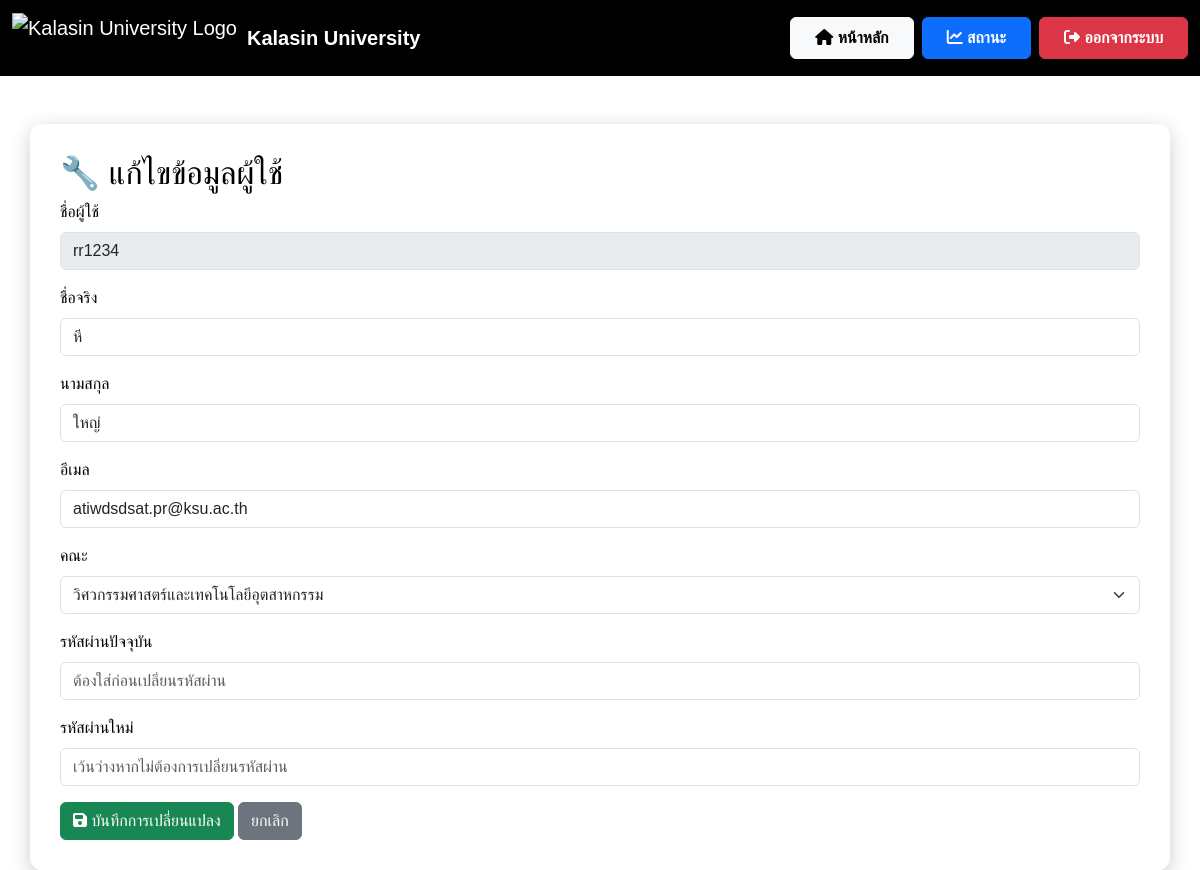
Before: /users/1/edit with the older database file.
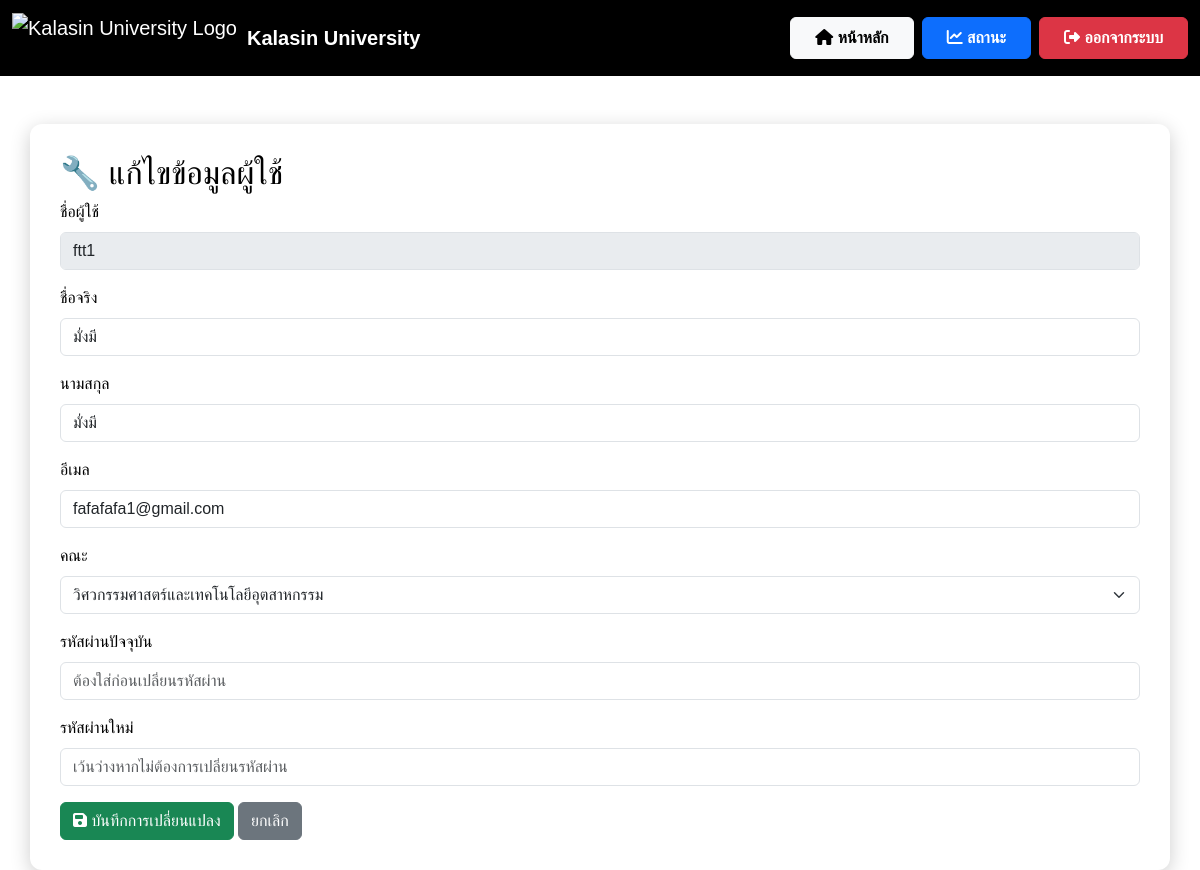
After: the same page with the newer database file.
### app.py (models this page shows)
class User(db.Model, UserMixin):
    __tablename__ = "user"
    id        = db.Column(db.Integer, primary_key=True)
    username  = db.Column(db.String(80),  unique=True, nullable=False)
    password  = db.Column(db.String(128), nullable=False)   # เก็บ hash ได้ยาว ๆ
    full_name = db.Column(db.String(150), nullable=False)
    first_name = db.Column(db.String(80))
    last_name  = db.Column(db.String(80))
    faculty    = db.Column(db.String(100), nullable=False)
    email      = db.Column(db.String(120), unique=True, nullable=False)
    role       = db.Column(db.String(20),  default="user")
    requests = db.relationship(
        "AcademicRequest",
        backref="user",
        cascade="all, delete-orphan",
        lazy="dynamic"
    )
    workflow_steps = db.relationship(
        "WorkflowStep",
        backref="user",
        cascade="all, delete-orphan",
        lazy="dynamic"
    )

### app.py (the view, shortened to what this page needs)
@app.route('/users/<int:user_id>/edit', methods=['GET', 'POST'])
def edit_user(user_id):
    user = User.query.get_or_404(user_id)
    return render_template('edit_user.html', user=user)

### templates/edit_user.html (shortened to what this page needs)
<!DOCTYPE html>
<html lang="th">
<head>
    <link href="https://cdn.jsdelivr.net/npm/bootstrap@5.3.3/dist/css/bootstrap.min.css" rel="stylesheet">
    <link rel="stylesheet" href="https://cdnjs.cloudflare.com/ajax/libs/font-awesome/6.4.2/css/all.min.css">
</head>
<body>
<nav class="navbar navbar-expand-lg navbar-dark" style="background-color: #000000;">
    <div class="container-fluid">
        <a class="navbar-brand d-flex align-items-center" href="{{ url_for('admin_dashboard') }}">
            <img src="https://upload.wikimedia.org/wikipedia/th/4/4e/Kalasin_University_Seal.svg"
                 alt="Kalasin University Logo"
                 style="height: 50px; margin-right: 10px;">
            <strong>Kalasin University</strong>
        </a>
        <div class="ms-auto d-flex">
            <a href="{{ url_for('user_dashboard') }}" class="btn btn-light fw-bold px-4 py-2 me-2">
                <i class="fas fa-home"></i> หน้าหลัก
            </a>
            <a href="{{ url_for('status') }}" class="btn btn-primary fw-bold px-4 py-2 me-2">
                <i class="fas fa-chart-line"></i> สถานะ
            </a>
            <a href="{{ url_for('logout') }}" class="btn btn-danger fw-bold px-4 py-2">
                <i class="fas fa-sign-out-alt"></i> ออกจากระบบ
            </a>
        </div>
    </div>
</nav>
    <div class="container container-custom mt-5">
        <h2>🔧 แก้ไขข้อมูลผู้ใช้</h2>
        <form method="POST" action="{{ url_for('edit_user', user_id=user.id) }}">
    <div class="mb-3">
        <label for="username" class="form-label">ชื่อผู้ใช้</label>
        <input type="text" class="form-control" id="username" name="username" value="{{ user.username }}" disabled>
    </div>
    <div class="mb-3">
        <label for="first_name" class="form-label">ชื่อจริง</label>
        <input type="text" class="form-control" name="first_name" value="{{ user.first_name }}" required>
    </div>
    <div class="mb-3">
        <label for="last_name" class="form-label">นามสกุล</label>
        <input type="text" class="form-control" name="last_name" value="{{ user.last_name }}" required>
    </div>
    <div class="mb-3">
        <label for="email" class="form-label">อีเมล</label>
        <input type="email" class="form-control" id="email" name="email" value="{{ user.email }}" required>
    </div>
    <div class="mb-3">
        <label for="faculty" class="form-label">คณะ</label>
        <select name="faculty" class="form-select" required>
            <option value="engineering-industrial-tech" {% if user.faculty == 'engineering-industrial-tech' %}selected{% endif %}>วิศวกรรมศาสตร์และเทคโนโลยีอุตสาหกรรม</option>
        </select>
    </div>
<div class="mb-3">
    <label for="current_password" class="form-label">รหัสผ่านปัจจุบัน</label>
    <input type="password" class="form-control" id="current_password" name="current_password" placeholder="ต้องใส่ก่อนเปลี่ยนรหัสผ่าน">
</div>
<div class="mb-3">
    <label for="password" class="form-label">รหัสผ่านใหม่</label>
    <input type="password" class="form-control" id="password" name="password" placeholder="เว้นว่างหากไม่ต้องการเปลี่ยนรหัสผ่าน">
</div>
    <button type="submit" class="btn btn-success"><i class="fas fa-save"></i> บันทึกการเปลี่ยนแปลง</button>
    <a href="{{ url_for('manage_users') }}" class="btn btn-secondary">ยกเลิก</a>
</form>
    </div>
</body>
</html>

Changed rows visible on the page:
changed User "วิศวกรรมศาสตร์และเทคโนโลยีอุตสาหกรรม": username "rr1234" → "ftt1"; first_name "หี" → "มั่งมี"; last_name "ใหญ่" → "มั่งมี"; email "atiwdsdsat.pr@ksu.ac.th" → "fafafafa1@gmail.com"
